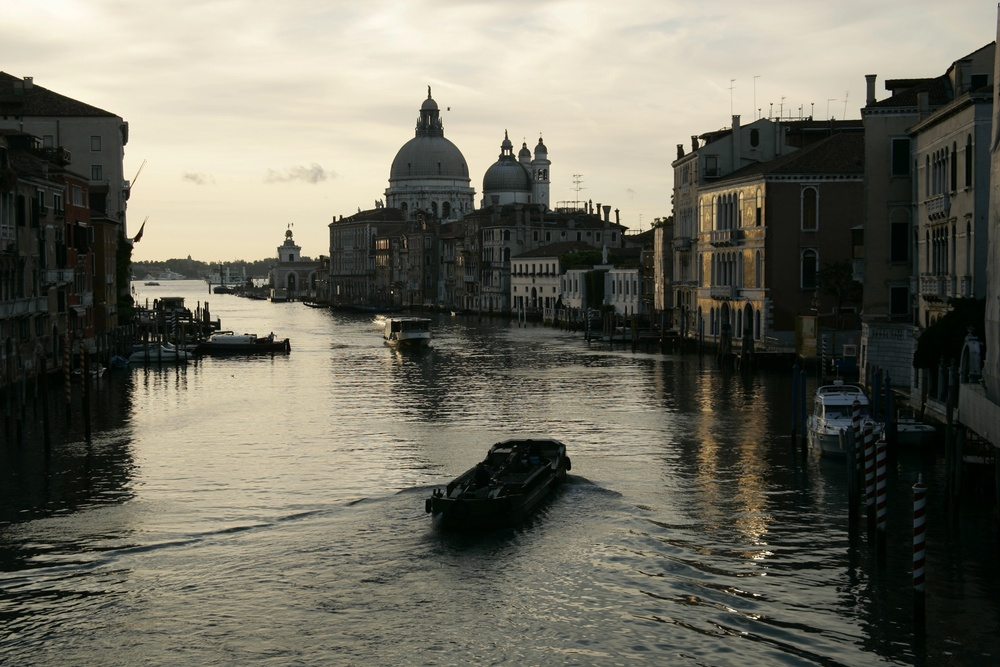
#> input picture school/bonn/photogrammetry/hdr_imaging/venice.jpg, 1000 x 667 px, shrunk from 3504 x 2336 before the run
$ python morphological-operators.py hdr_imaging/venice.jpg
#> lines starting #> are read from the running program, lines starting #| are printed output that depends on the picture
#!/usr/bin/env python3

"""

Morphological operators are useful for preprocessing an image for other algorithms to do detection/classification.
They can enlarge/shrink/erode/enhance/fuzz/etc features of the image.

"""


import numpy as np
import cv2
import sys

def main():
    if len(sys.argv) != 2:
        print("usage: <image>")
        sys.exit(2)

    gray = cv2.imread(cv2.samples.findFile(sys.argv[1]), cv2.IMREAD_GRAYSCALE)
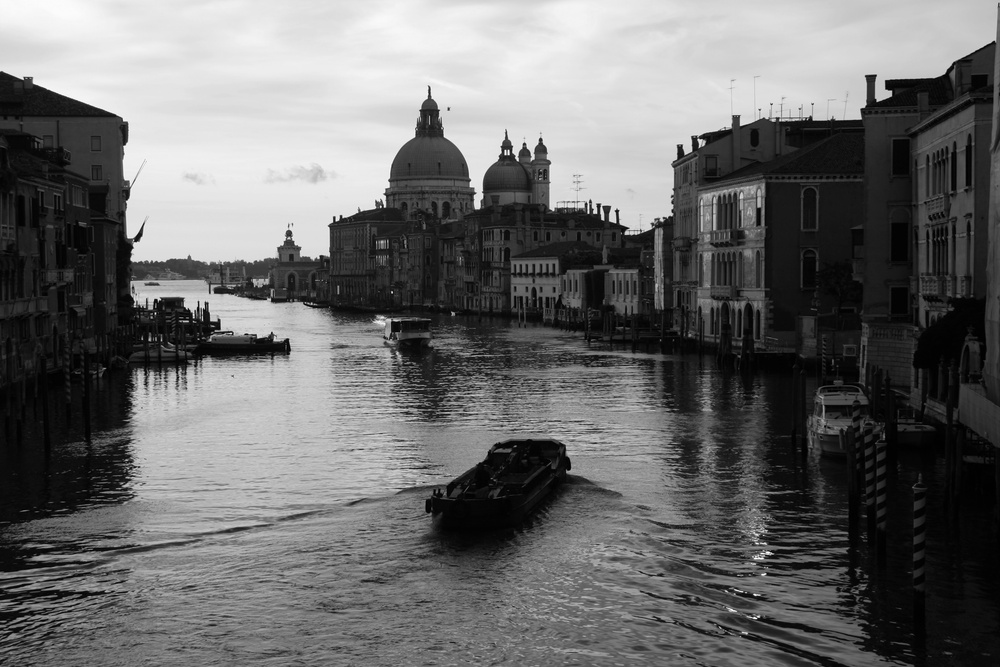
#> gray: shape (667, 1000); min 0, max 255, mean 106.9
    if gray is None:
        print('Could not open or find the image:', sys.argv[1])
        sys.exit(1)

    iterations = 10
    for i in range(0, iterations):
        eroded = cv2.erode(gray.copy(), None, iterations=i+1)
        cv2.imwrite("eroded_%d.png" % (i), eroded)

        dilated = cv2.dilate(gray.copy(), None, iterations=i+1)
        cv2.imwrite("dilated_%d.png" % (i), dilated)

        kernel_size = (2*i + 1, 2*i + 1)
        kernel = cv2.getStructuringElement(cv2.MORPH_RECT, kernel_size)

        opening = cv2.morphologyEx(gray, cv2.MORPH_OPEN, kernel)
        cv2.imwrite("opening_%d.png" % (i), opening)

        closing = cv2.morphologyEx(gray, cv2.MORPH_CLOSE, kernel)
        cv2.imwrite("closing_%d.png" % (i), closing)

        gradient = cv2.morphologyEx(gray, cv2.MORPH_GRADIENT, kernel)
        cv2.imwrite("gradient_%d.png" % (i), gradient)

        rect_kernel = cv2.getStructuringElement(cv2.MORPH_RECT, (13*(i+1), 5*(i+1)))
        blackhat = cv2.morphologyEx(gray, cv2.MORPH_BLACKHAT, rect_kernel)
        tophat = cv2.morphologyEx(gray, cv2.MORPH_TOPHAT, rect_kernel)
        cv2.imwrite("blackhat_%d.png" % (i), blackhat)
        cv2.imwrite("tophat_%d.png" % (i), tophat)
#> this loop made 10 passes
#> pass 1, in main, `eroded = cv2.erode(gray.copy(), None, iterations=i+1)`:
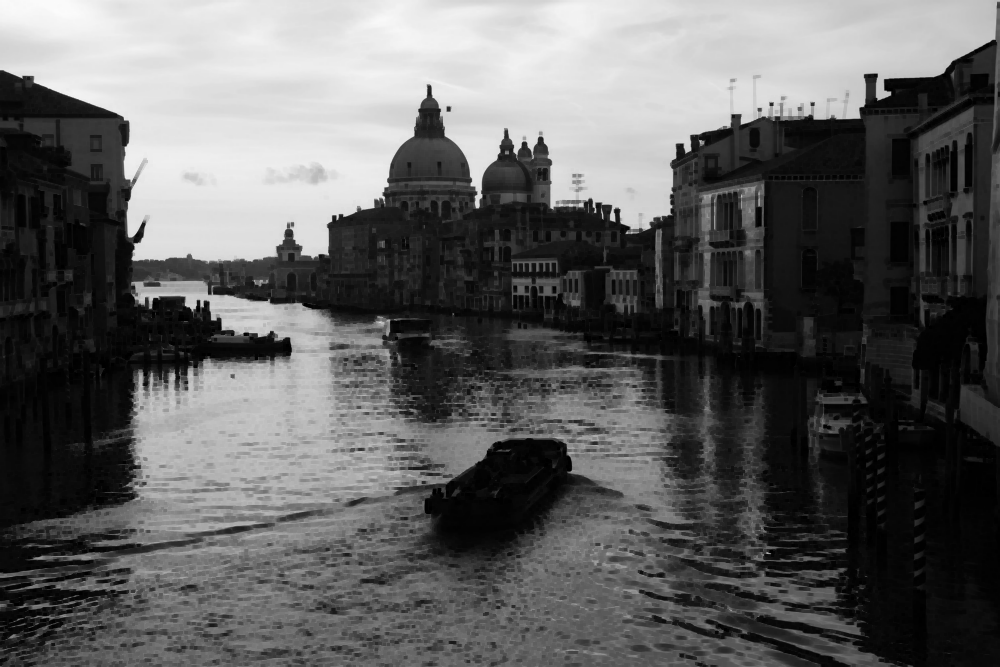
#> eroded: shape (667, 1000); min 0, max 251, mean 95
#> pass 1, in main, `dilated = cv2.dilate(gray.copy(), None, iterations=i+1)`:
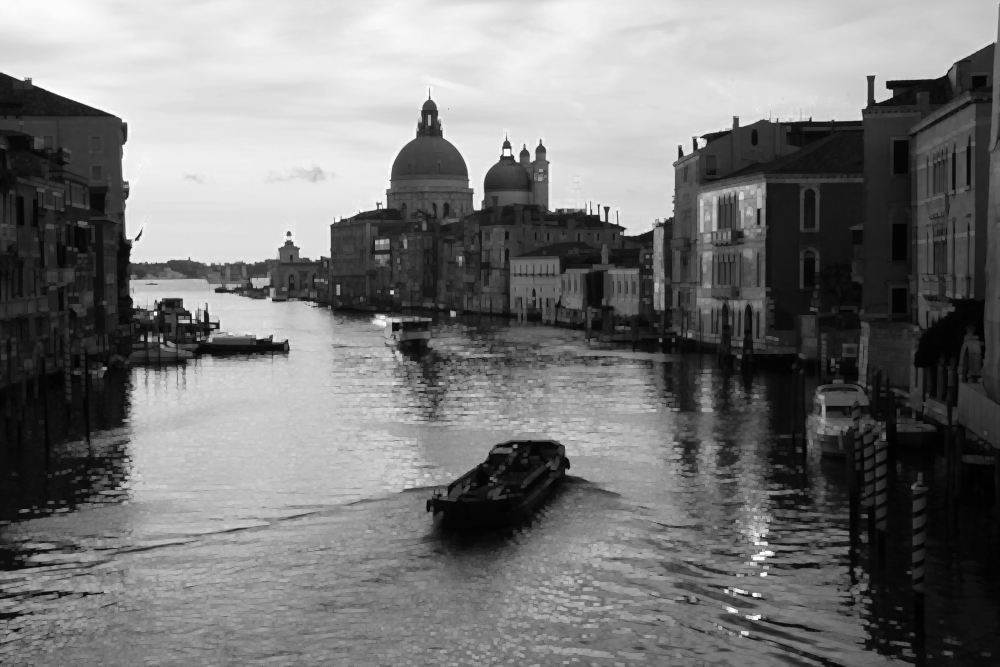
#> dilated: shape (667, 1000); min 1, max 255, mean 118.9
#> pass 1, in main, `blackhat = cv2.morphologyEx(gray, cv2.MORPH_BLACKHAT, rect_kernel)`:
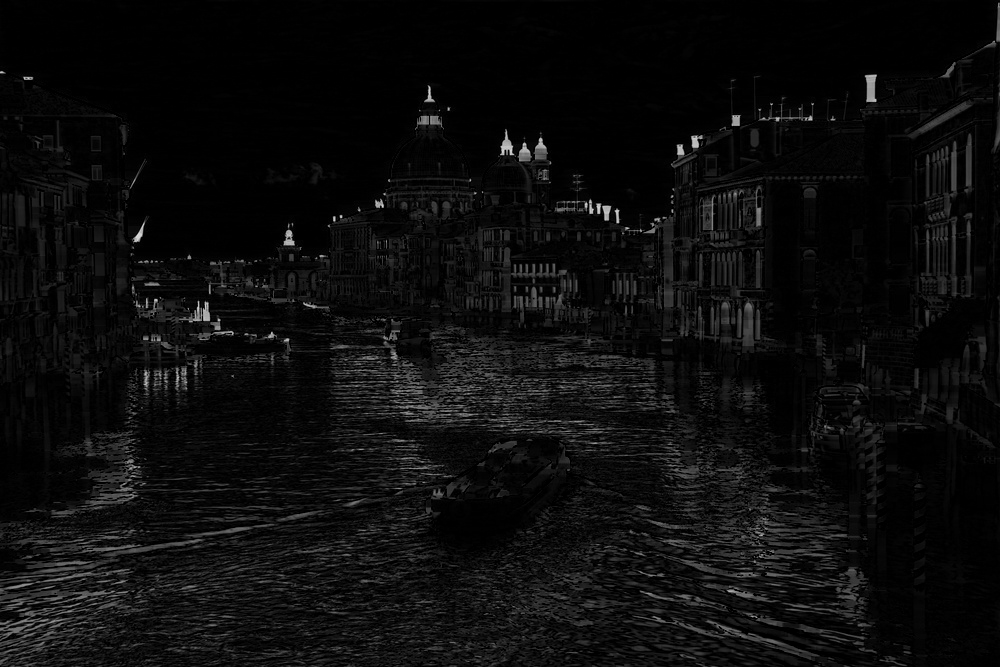
#> blackhat: shape (667, 1000); min 0, max 225, mean 12.3

main()
